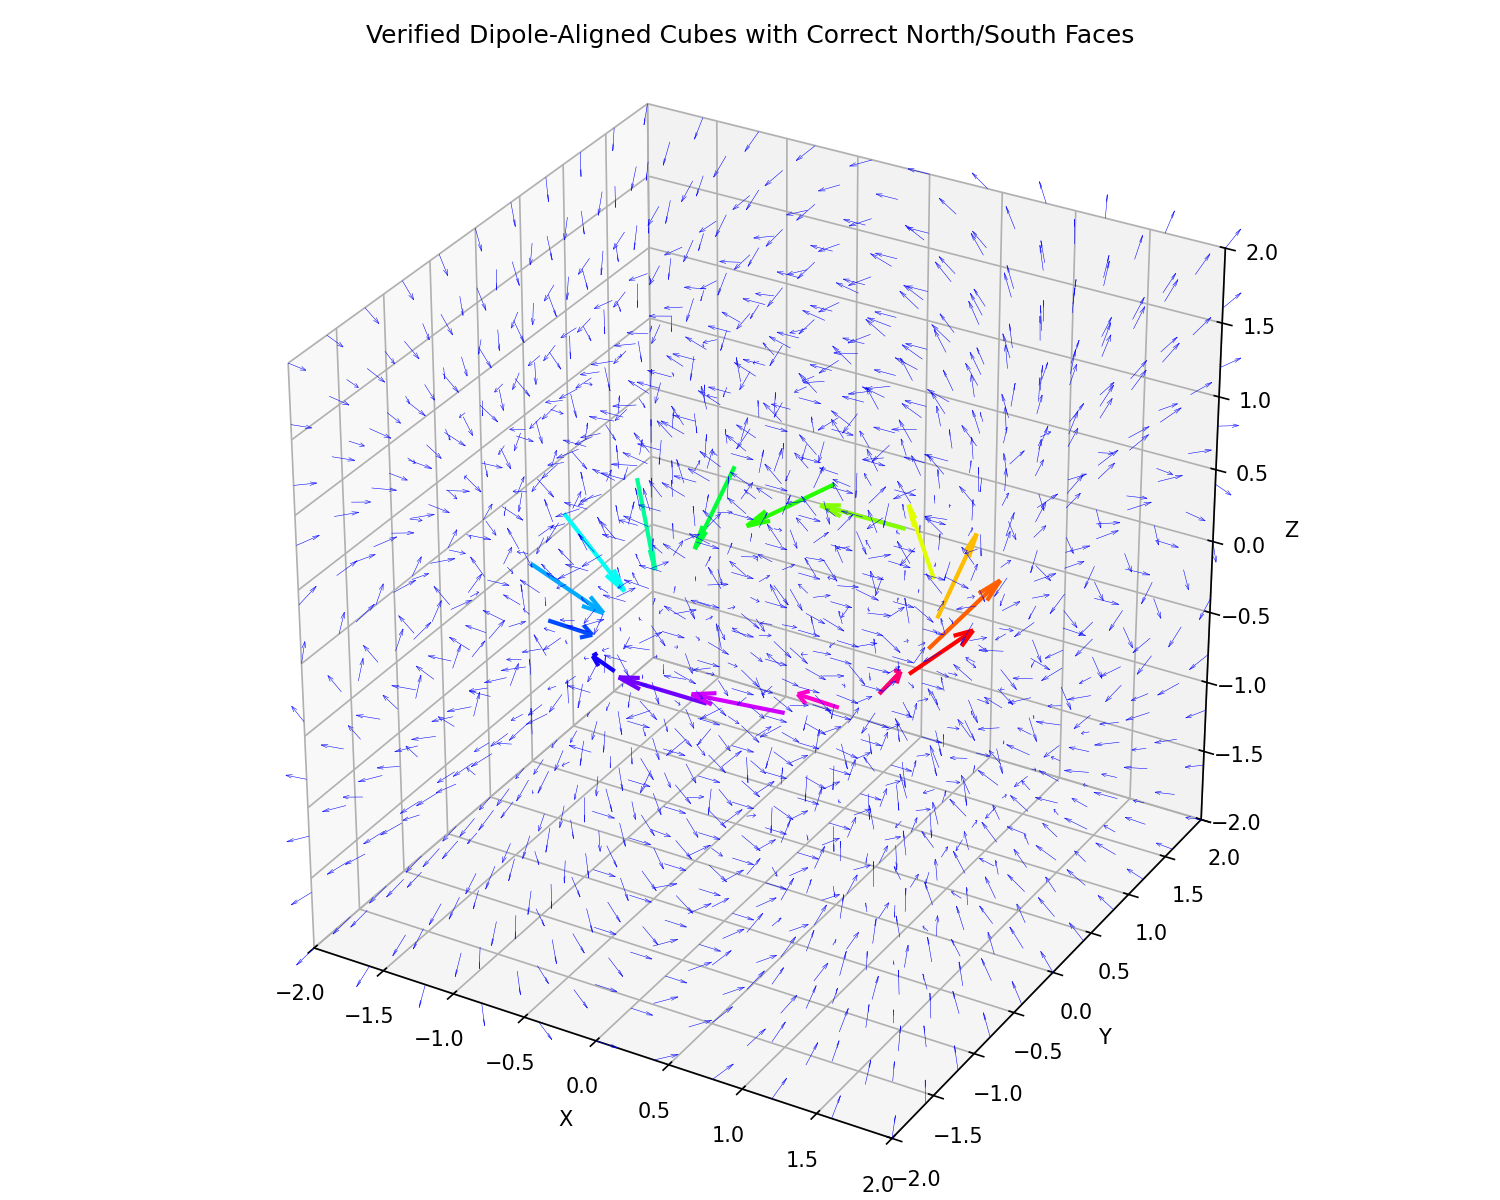

Write Python code to recreate this figure.



import numpy as np
import matplotlib.pyplot as plt
from mpl_toolkits.mplot3d import Axes3D

import os
import matplotlib
matplotlib.use('TkAgg')  # Ensure it uses Tkinter backend
script_name = os.path.splitext(os.path.basename(__file__))[0]

def saving(plot):
    filename = f"{script_name}.png"
    plot.savefig(filename, dpi=150)  # Save image with high resolution

num_turns=10
num_points=1000

# Parameters
num_magnets = 16
radius = 1.5
turns = 2  # 720 degrees rotation over full circle

# Generate positions and orientations
positions = []
orientations = []

for i in range(num_magnets):
    phi = 2 * np.pi * i / num_magnets
    x, y, z = radius * np.cos(phi), radius * np.sin(phi), 0.0
    positions.append(np.array([x, y, z]))

    # Rotate vector in XY plane: full 720° over the 360° ring
    rot_angle = turns * phi
    ori_x, ori_y = np.cos(rot_angle), np.sin(rot_angle)
    orientations.append(np.array([ori_x, ori_y, 0.0]))



import numpy as np
import matplotlib.pyplot as plt
from mpl_toolkits.mplot3d.art3d import Poly3DCollection

# ========== Magnetic Field Utilities ==========
def magnetic_field_dipole(r, m):
    mu0 = 1.0  # normalized
    norm_r = np.linalg.norm(r)
    if norm_r < 1e-8:
        return np.zeros(3)
    r_hat = r / norm_r
    return (mu0 / (4 * np.pi * norm_r**3)) * (3 * np.dot(m, r_hat) * r_hat - m)

# ========== Dipole Configuration ==========
def compute_focused_dipole_orientations(num_magnets, f, radius):
    positions, orientations = [], []
    for i in range(num_magnets):
        phi = 2 * np.pi * i / num_magnets
        x, y, z = radius * np.cos(phi), radius * np.sin(phi), 0.0
        positions.append(np.array([x, y, z]))

        # Dipole vector: 720° in XY, cosine tilt in Z
        mx = np.cos(2 * phi)
        my = np.sin(2 * phi)
        mz = np.cos(phi)
        m = np.array([mx, my, mz])
        m /= np.linalg.norm(m)
        orientations.append(m)
    return positions, orientations

# ========== Compute Magnetic Field from Dipoles ==========

def compute_dipole_field_from_orientations(X, Y, Z, positions, orientations):
    Bx, By, Bz = np.zeros_like(X), np.zeros_like(Y), np.zeros_like(Z)
    for pos, m in zip(positions, orientations):
        for i in range(X.shape[0]):
            for j in range(X.shape[1]):
                for k in range(X.shape[2]):
                    r = np.array([X[i, j, k], Y[i, j, k], Z[i, j, k]]) - pos
                    B = magnetic_field_dipole(r, m)
                    Bx[i, j, k] += B[0]
                    By[i, j, k] += B[1]
                    Bz[i, j, k] += B[2]
    return Bx, By, Bz


winding_colors = np.linspace(0, 1, num_magnets, endpoint=False)
# ========== Parameters ==========
num_magnets = 16
radius = 1.2
f_focus = 1.0

# Grid
x_range = (-2, 2)
y_range = (-2, 2)
z_range = (-2, 2)
X, Y, Z = np.meshgrid(np.linspace(*x_range, 11), np.linspace(*y_range, 11), np.linspace(*z_range, 11))

# Orientation
positions_focused, orientations_focused = compute_focused_dipole_orientations(num_magnets, f_focus, radius)
Bx, By, Bz = compute_dipole_field_from_orientations(X, Y, Z, positions_focused, orientations_focused)
magnitude = np.sqrt(Bx**2 + By**2 + Bz**2)
magnitude[magnitude == 0] = 1e-9
Bx_norm, By_norm, Bz_norm = Bx / magnitude, By / magnitude, Bz / magnitude

# ========== Plotting ==========
fig = plt.figure(figsize=(10, 8))
ax = fig.add_subplot(111, projection='3d')
ax.quiver(X, Y, Z, Bx_norm, By_norm, Bz_norm, length=0.15, normalize=True, color='blue', linewidth=0.25)

for pos, ori, c in zip(positions_focused, orientations_focused, winding_colors):
    # draw_correctly_aligned_cube(ax, pos, ori, size=0.3)
    arrow_start = pos - ori * 0.3
    ax.quiver(*arrow_start, *ori, length=0.6, color=plt.cm.hsv(c), linewidth=2, arrow_length_ratio=0.25, normalize=False)

ax.set_title('Verified Dipole-Aligned Cubes with Correct North/South Faces')
ax.set_xlabel('X')
ax.set_ylabel('Y')
ax.set_zlabel('Z')
ax.set_xlim(*x_range)
ax.set_ylim(*y_range)
ax.set_zlim(*z_range)
ax.set_box_aspect([1, 1, 1])
plt.tight_layout()
saving(plt)
plt.show()
